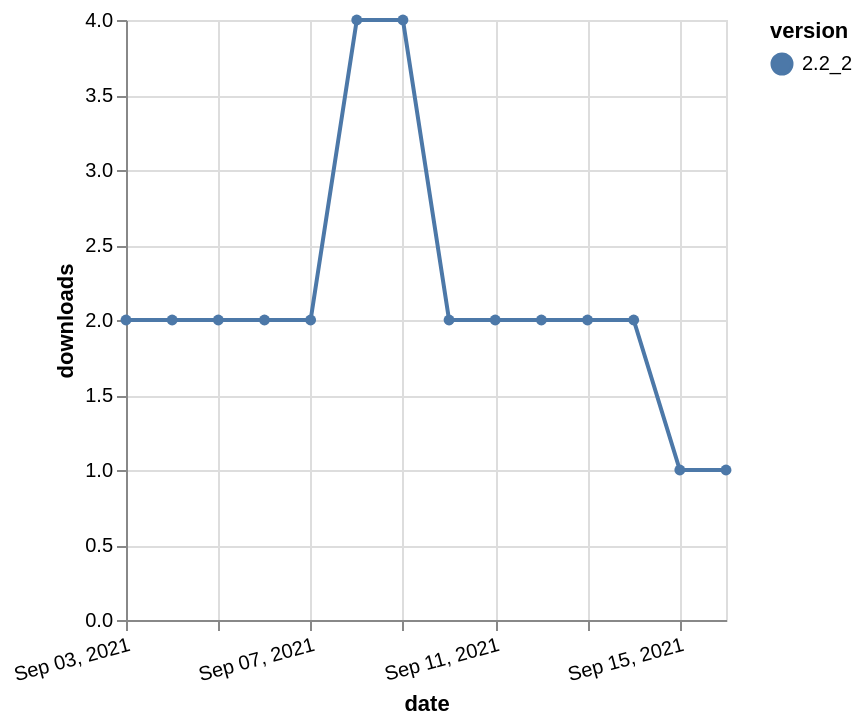

Specify this chart in Vega-Lite:
### Vega-Lite specification from a JSON file in a GitHub repository (floating-point values rounded to 4 significant figures)
{"$schema": "https://vega.github.io/schema/vega-lite/v5.json", "description": "A simple bar chart with embedded data.", "data": {"values": [{"date": "2021-09-03", "total": 3145, "delta": 2, "version": "2.2_2"}, {"date": "2021-09-04", "total": 3147, "delta": 2, "version": "2.2_2"}, {"date": "2021-09-05", "total": 3149, "delta": 2, "version": "2.2_2"}, {"date": "2021-09-06", "total": 3151, "delta": 2, "version": "2.2_2"}, {"date": "2021-09-07", "total": 3153, "delta": 2, "version": "2.2_2"}, {"date": "2021-09-08", "total": 3157, "delta": 4, "version": "2.2_2"}, {"date": "2021-09-09", "total": 3161, "delta": 4, "version": "2.2_2"}, {"date": "2021-09-10", "total": 3163, "delta": 2, "version": "2.2_2"}, {"date": "2021-09-11", "total": 3165, "delta": 2, "version": "2.2_2"}, {"date": "2021-09-12", "total": 3167, "delta": 2, "version": "2.2_2"}, {"date": "2021-09-13", "total": 3169, "delta": 2, "version": "2.2_2"}, {"date": "2021-09-14", "total": 3171, "delta": 2, "version": "2.2_2"}, {"date": "2021-09-15", "total": 3172, "delta": 1, "version": "2.2_2"}, {"date": "2021-09-16", "total": 3173, "delta": 1, "version": "2.2_2"}]}, "width": "container", "mark": {"type": "line", "point": {"filled": true}}, "encoding": {"x": {"field": "date", "type": "temporal", "timeUnit": "yearmonthdate", "title": "date", "axis": {"labelAngle": -15}}, "y": {"field": "delta", "type": "quantitative", "title": "downloads"}, "color": {"field": "version", "type": "nominal"}, "tooltip": {"field": "delta"}}}
